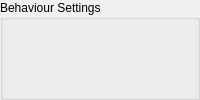
      <widget class="QGroupBox" name="groupBox_3">
       <property name="title">
        <string>Behaviour Settings</string>
       </property>
       <layout class="QVBoxLayout" name="verticalLayout_7">
        <property name="leftMargin">
         <number>6</number>
        </property>
        <property name="topMargin">
         <number>6</number>
        </property>
        <property name="rightMargin">
         <number>6</number>
        </property>
        <property name="bottomMargin">
         <number>6</number>
        </property>
        <item>
         <widget class="Enum" name="enum_4">
          <property name="signal_path" stdset="0">
           <string>ParameterQuery;PpcIslOptionFlags;AllowAutoForming</string>
          </property>
          <property name="label_override" stdset="0">
           <string>Allow Auto Forming</string>
          </property>
          <property name="units_visible" stdset="0">
           <bool>false</bool>
          </property>
          <property name="tx" stdset="0">
           <bool>true</bool>
          </property>
         </widget>
        </item>
        <item>
         <layout class="QHBoxLayout" name="horizontalLayout_2">
          <property name="topMargin">
           <number>6</number>
          </property>
          <property name="bottomMargin">
           <number>6</number>
          </property>
          <item>
           <widget class="Led" name="led_39">
            <property name="signal_path" stdset="0">
             <string>StatusBits;HardwareEnable</string>
            </property>
            <property name="label_override" stdset="0">
             <string/>
            </property>
            <property name="label_visible" stdset="0">
             <bool>false</bool>
            </property>
           </widget>
          </item>
          <item>
           <widget class="Enum" name="enum_5">
            <property name="signal_path" stdset="0">
             <string>ParameterQuery;ManageDIO;InvertHwEnable</string>
            </property>
            <property name="label_override" stdset="0">
             <string>HW Enable Polarity</string>
            </property>
            <property name="units_visible" stdset="0">
             <bool>false</bool>
            </property>
            <property name="tx" stdset="0">
             <bool>true</bool>
            </property>
           </widget>
          </item>
         </layout>
        </item>
       </layout>
      </widget>
